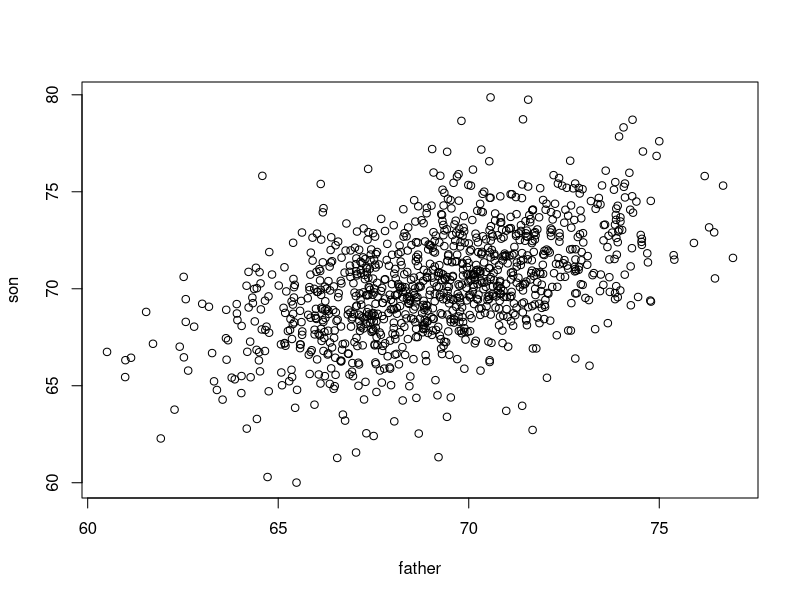
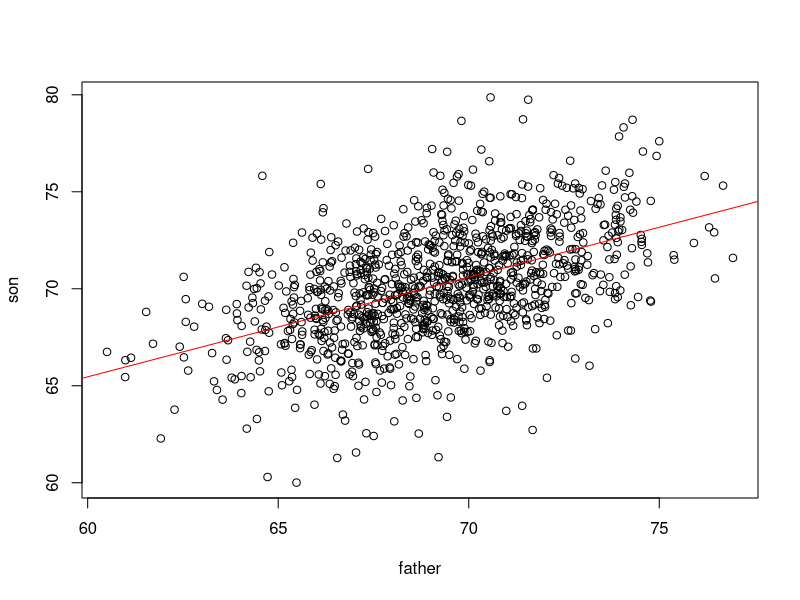
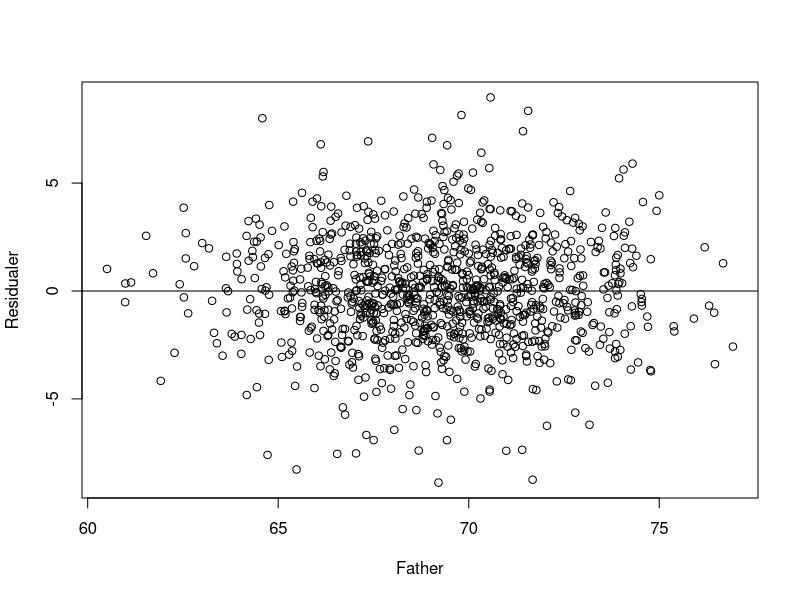
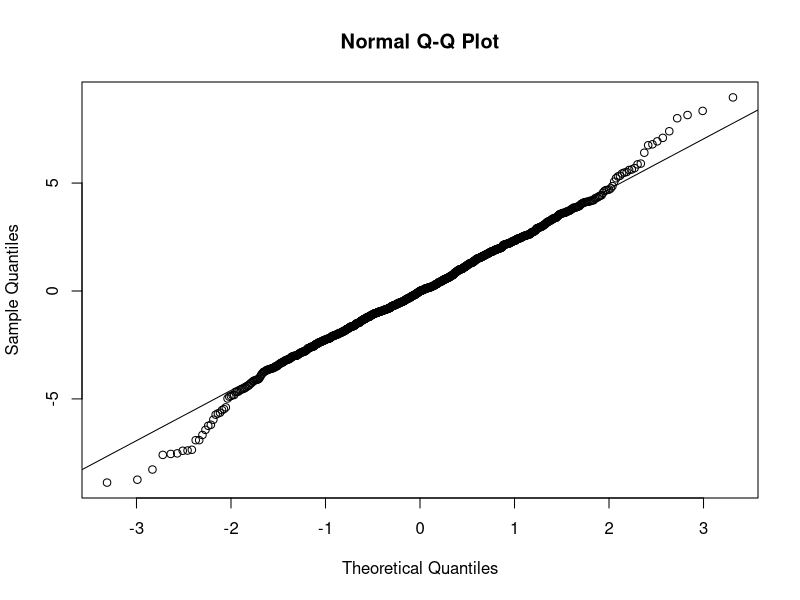

Reproduce these figures in R, in order.
data <- read.table("fatherSon.txt", header = TRUE)

#Vektor
father <- data$Father
son <- data$Son
summary(father)
summary(son)

#Gjør om til cm og rund av
father.cm <- father * 2.54
son.cm <- son * 2.54
father.round = round(father.cm)
son.round = round(son.cm)
summary(father.round)
summary(son.round)

#Spredningsplott
plot(father, son)

#Gjennomsnitt og standardavvik
father.mean = mean(father)
son.mean = mean(son)
father.sd = sd(father)
son.sd = sd(son)

#Nye observasjoner
neighbour = rnorm(1078, father.mean, father.sd)
data$neighbour = neighbour

#Korrelasjonsmatrise
kor <- cor(data)
kor

#Linær regresjon
regresjon <- lm(son~father, data=data)
summary(regresjon)

#Plot with regresjonslinje
plot(father,son)
abline(regresjon, col = "red")

#Spredningsplott
regresjon.residualer = regresjon$residuals
plot(father, regresjon.residualer, xlab="Father", ylab="Residualer")
abline(0,0)

#Normalfordelingsplott
qqnorm(regresjon.residualer)
qqline(regresjon.residualer)